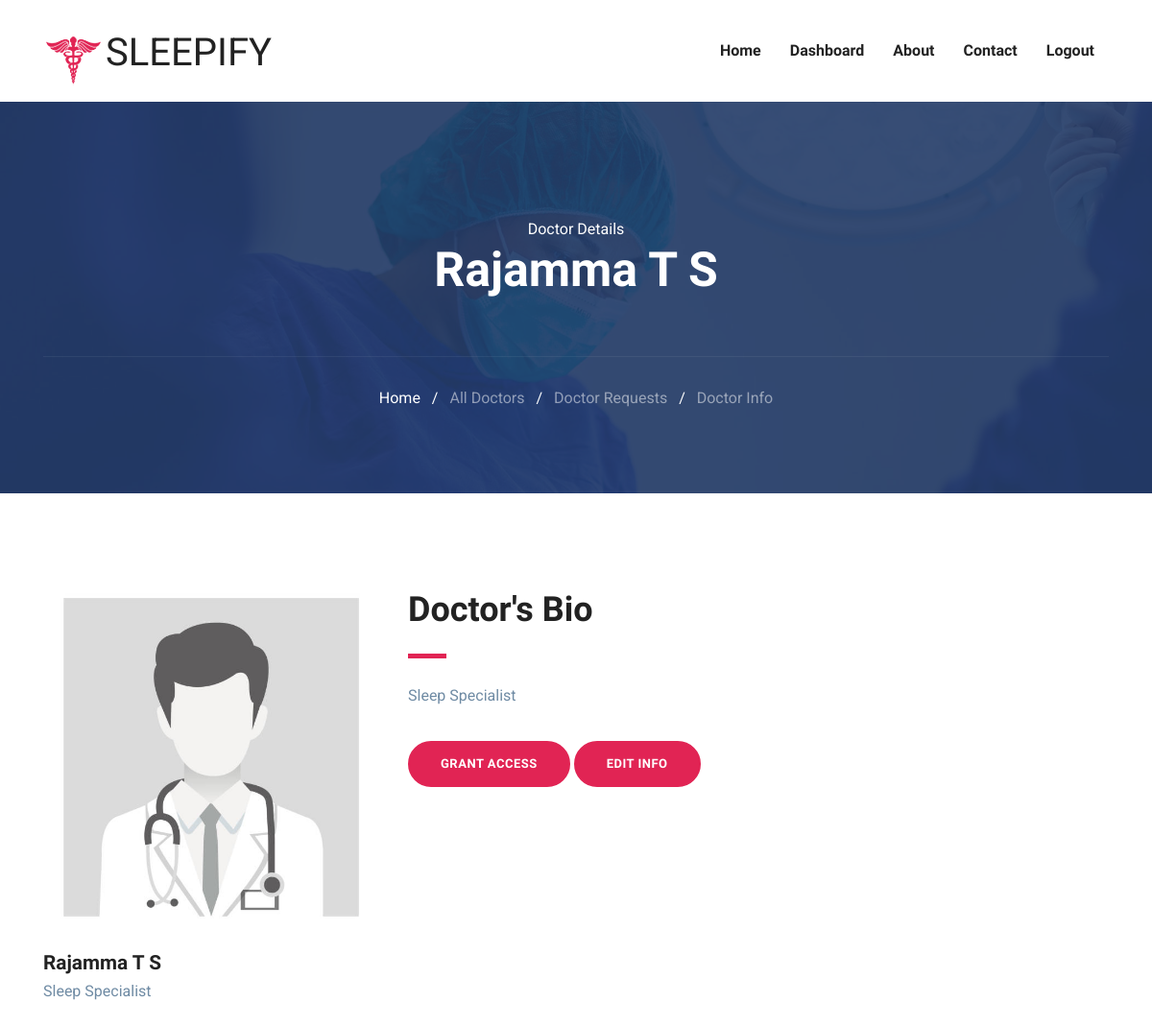
Screenshot of /siteAdmin/adminDoctorReqInfo/8/ (signed in) with the database file from the repository.
### users/models.py (models this page shows, shortened)
class Doctor(models.Model):
    fname = models.CharField(max_length=150)
    lname = models.CharField(max_length=150)
    email = models.EmailField( max_length=150,unique=True)
    phone = models.CharField(max_length=15,unique=True,null=True,blank=True)
    gender_choices = (("Male","Male"),("Female","Female"))
    gender = models.CharField(max_length=20,default=None,null=True,blank=True,choices=gender_choices)
    password = models.CharField(max_length=150)
    license = models.CharField(default=None,max_length=255)
    SPECIALIST_CHOICES = (
    ("Neurologist", "Neurologist"),
    ("Psychiatrist", "Psychiatrist"),
    ("Primary Care Physician", "Primary Care Physician"),
    ("Sleep Specialist", "Sleep Specialist"),
    )
    specialization = models.CharField(max_length=50, default=None, null=True, blank=True, choices=SPECIALIST_CHOICES)
    stts = models.BooleanField(default=False)
    created_on = models.DateField(auto_now_add=True)
    profile_picture = models.ImageField(upload_to='doctor_profiles/', default='default/default.jpg', blank=True,null=True)
    bio = models.TextField(null=True, blank=True)

### siteAdmin/views.py (the view)
# urls.py: path('adminDoctorReqInfo/<int:id>/',views.adminDoctorReqInfo,name="adminDoctorReqInfo"),
@admin_login_required()
def adminDoctorReqInfo(request,id):
    doctor = Doctor.objects.get(id=id)
    return render(request, 'siteAdmin/doctor-view-req.html', {'doctor': doctor})

### templates/siteAdmin/doctor-view-req.html (shortened to what this page needs)
{% extends "../base.html" %}
{% load static %}
{% block body %}
{% include "siteAdmin/nav.html" %}
<section class="page-title bg-1">
    <div class="container">
      <div class="row">
        <div class="col-md-12">
          <div class="block text-center">
            <span class="text-white">Doctor Details</span>
            <h1 class="text-capitalize mb-5 text-lg">{{doctor.fname}} {{doctor.lname}}</h1>
            <ul class="list-inline breadcumb-nav">
                <li class="list-inline-item"><a href="{% url 'adminHome' %}" class="text-white">Home</a></li>
                <li class="list-inline-item"><span class="text-white">/</span></li>
                <li class="list-inline-item"><a href="{% url 'adminDoctorList' %}" class="text-white-50">All Doctors</a></li>
                <li class="list-inline-item"><span class="text-white">/</span></li>
                <li class="list-inline-item"><a href="{% url 'adminDoctorReqList' %}" class="text-white-50">Doctor Requests</a></li>
                <li class="list-inline-item"><span class="text-white">/</span></li>
                <li class="list-inline-item"><a href="#" class="text-white-50">Doctor Info</a></li>
              </ul>
          </div>
        </div>
      </div>
    </div>
  </section>
  <section class="section doctor-single">
    <div class="container">
        <div class="row">
            <div class="col-lg-4 col-md-6">
                <div class="doctor-img-block">
                    <img src="{{ doctor.profile_picture.url }}" alt="{{ doctor.fname }} {{ doctor.lname }}" class="img-fluid w-100">
                    <div class="info-block mt-4">
                        <h4 class="mb-0">{{ doctor.fname }} {{ doctor.lname }}</h4>
                        <p>{{ doctor.specialization }}</p>
                    </div>
                </div>
            </div>
            <div class="col-lg-8 col-md-6">
                <div class="doctor-details mt-4 mt-lg-0">
                    <h2 class="text-md">Doctor's Bio</h2>
                    <div class="divider my-4"></div>
                    <p>{{ doctor.bio }}</p>
                </div>
                <a href="{% url 'toggle_stts' doctor.id %}?next=adminDoctorReqInfo" class="btn btn-main-2 btn-round-full mt-3">
                {% if not doctor.stts %}
                  Grant Access
                {% else %}
                  Revoke Access
                {% endif %}
              </a>
              <a href="{% url 'adminEditDoctor' doctor.id %}?next=adminDoctorReqInfo" class="btn btn-main-2 btn-round-full mt-3">
                Edit Info
            </a>
            </div>
        </div>
    </div>
</section>
{% endblock body %}

### static/css/style.css (style rules this page uses)
html { overflow-x: hidden; }
body { line-height: 1.6; font-family: "Roboto", sans-serif; -webkit-font-smoothing: antialiased; font-size: 16px; color: #6F8BA4; font-weight: 400; }
h1, .h1, h2, .h2, h3, .h3, h4, .h4, h5, .h5, h6, .h6 { font-family: "Exo", sans-serif; font-weight: 700; color: #222; }
h1, .h1 { font-size: 2.5rem; }
h2, .h2 { font-size: 44px; }
h4, .h4 { font-size: 1.3rem; line-height: 30px; }
p { line-height: 30px; }
.btn { display: inline-block; font-size: 14px; font-size: 0.8125rem; font-weight: 700; letter-spacing: .5px; padding: .75rem 2rem; font-family: "Exo", sans-serif; text-transform: uppercase; border-radius: 5px; border: 2px solid transparent; transition: all .35s ease; }
.btn-main-2 { background: #e12454; color: #fff; border-color: #e12454; }
.btn-round-full { border-radius: 50px; }
.section { padding: 100px 0; }
.text-md { font-size: 2.25rem; }
.text-lg { font-size: 3.75rem; }
a { color: #222; text-decoration: none; transition: all .35s ease; }
.page-title { padding: 120px 0px 70px 0px; position: relative; }
.page-title .block h1 { color: #fff; }
.page-title .breadcumb-nav { margin-top: 60px; padding-top: 30px; border-top: 1px solid rgba(255, 255, 255, 0.06); }
.text-lg { font-size: 50px; }
.bg-1 { background: url("../images/22.jpg") no-repeat 50% 50%; background-size: cover; position: relative; }
.divider { width: 40px; height: 5px; background: #e12454; }

### rows the page displays
Doctor: fname "Rajamma", lname "T S", profile_picture (placeholder picture), specialization "Sleep Specialist", bio "Sleep Specialist"
